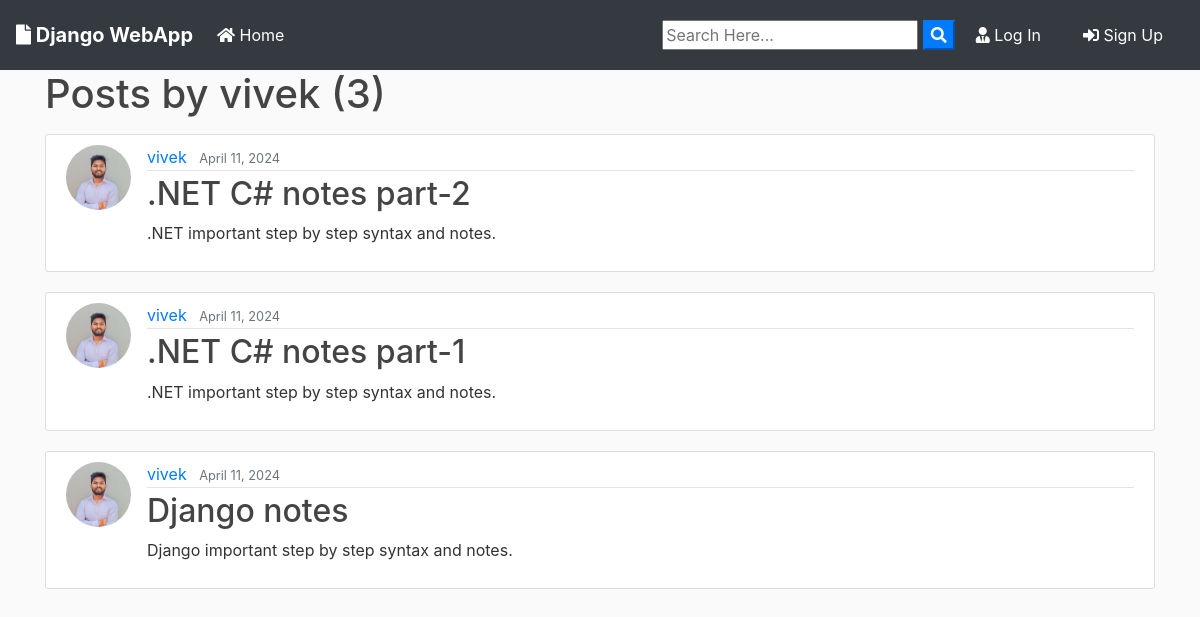
Screenshot of /user/vivek with the database file from the repository.
### blog/models.py (models this page shows, shortened)
class Post(models.Model):
	title = models.CharField(max_length=100)
	file = models.FileField(null=True,blank=True,upload_to='Files')
	content = models.TextField()
	date_posted = models.DateTimeField(default=timezone.now)
	author = models.ForeignKey(User, on_delete=models.CASCADE)

### users/models.py (models this page shows, shortened)
class Profile(models.Model):
    user = models.OneToOneField(User, on_delete=models.CASCADE)
    image = models.ImageField(default='default.jpg', upload_to='profile_pics')

### blog/views.py (the view)
# urls.py: path('user/<str:username>', UserPostListView.as_view(), name='user-posts'),
class UserPostListView(ListView):
    model = Post
    template_name = 'blog/user_posts.html'  # <app>/<model>_<viewtype>.html
    context_object_name = 'posts'
    paginate_by = 5
    def get_queryset(self):
        user = get_object_or_404(User, username=self.kwargs.get('username'))
        return Post.objects.filter(author=user).order_by('-date_posted')

### blog/templates/blog/user_posts.html (shortened to what this page needs)
{% extends "blog/base.html" %}
{% block content %}
    <h1 class="mb-3">Posts by {{ view.kwargs.username }} ({{ page_obj.paginator.count }})</h1>
    {% for post in posts %}
        <article class="media content-section">
          <img class="rounded-circle article-img" src="{{ post.author.profile.image.url }}">
          <div class="media-body">
            <div class="article-metadata">
              <a class="mr-2" href="{% url 'user-posts' post.author.username %}">{{ post.author }}</a>
              <small class="text-muted">{{ post.date_posted|date:"F d, Y" }}</small>
            </div>
            <h2><a class="article-title" href="{% url 'post-detail' post.id %}">{{ post.title }}</a></h2>
            <p class="article-content">{{ post.content }}</p>
          </div>
        </article>
    {% endfor %}
{% endblock content %}

### blog/static/blog/main.css (style rules this page uses)
body { background: #fafafa; color: #333333; margin-top: 0; }
h1, h2, h3, h4, h5, h6 { color: #444444; }
.content-section { background: #ffffff; padding: 10px 20px; border: 1px solid #dddddd; border-radius: 3px; margin-bottom: 20px; }
.article-title { color: #444444; }
.article-content { white-space: pre-line; }
.article-img { height: 65px; width: 65px; margin-right: 16px; }
.article-metadata { padding-bottom: 1px; margin-bottom: 4px; border-bottom: 1px solid #e3e3e3 }

### rows the page displays
Post: author.profile.image (picture), author "vivek", date_posted "April 11, 2024", title ".NET C# notes part-2", content ".NET important step by step syntax and notes."
Post: author.profile.image (picture), author "vivek", date_posted "April 11, 2024", title ".NET C# notes part-1", content ".NET important step by step syntax and notes."
Post: author.profile.image (picture), author "vivek", date_posted "April 11, 2024", title "Django notes", content "Django important step by step syntax and notes."

### other values shown
{{ view.kwargs.username }} "vivek"
{{ page_obj.paginator.count }} "3"
